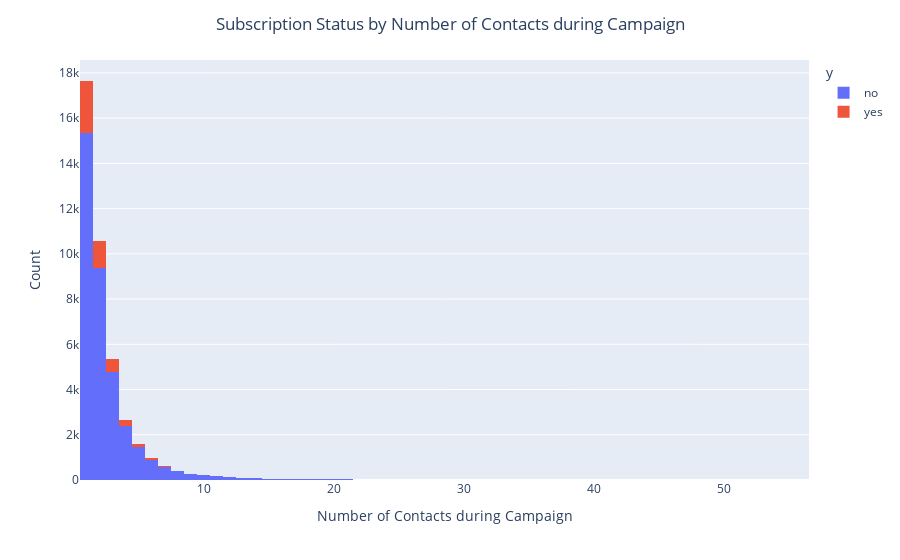

Notebook code for this chart:
### Code cell
# Subscription Status breakdown by Number of Contacts during Campaign
fig = px.histogram(campaign_df, x='campaign', color='y')
fig.update_layout(title={'text': 'Subscription Status by Number of Contacts during Campaign','x': 0.5,'xanchor': 'center'},
                 xaxis_title_text='Number of Contacts during Campaign', yaxis_title_text='Count')
fig.write_image("images/03_Subscription_Status_by_Number_of_Contacts_during_Campaign.png")
fig.write_html("plots/03_Subscription_Status_by_Number_of_Contacts_during_Campaign.html")
fig.show()

### Figure 1 — Plotly figure (JSON) as saved in the notebook; plotly's stock layout.template omitted (floating-point values rounded to 4 significant figures; data arrays with more than 128 entries replaced by an {"elided": "..."} marker saying what was removed)
{"data": [{"bingroup": "x", "hovertemplate": "y=no<br>campaign=%{x}<br>count=%{y}<extra></extra>", "legendgroup": "no", "marker": {"color": "#636efa", "pattern": {"shape": ""}}, "name": "no", "orientation": "v", "showlegend": true, "type": "histogram", "x": {"elided": "36544 int values"}, "xaxis": "x", "yaxis": "y"}, {"bingroup": "x", "hovertemplate": "y=yes<br>campaign=%{x}<br>count=%{y}<extra></extra>", "legendgroup": "yes", "marker": {"color": "#EF553B", "pattern": {"shape": ""}}, "name": "yes", "orientation": "v", "showlegend": true, "type": "histogram", "x": {"elided": "4640 int values"}, "xaxis": "x", "yaxis": "y"}], "layout": {"barmode": "relative", "legend": {"title": {"text": "y"}, "tracegroupgap": 0}, "margin": {"t": 60}, "title": {"text": "Subscription Status by Number of Contacts during Campaign", "x": 0.5, "xanchor": "center"}, "xaxis": {"anchor": "y", "domain": [0, 1], "title": {"text": "Number of Contacts during Campaign"}}, "yaxis": {"anchor": "x", "domain": [0, 1], "title": {"text": "Count"}}}}
